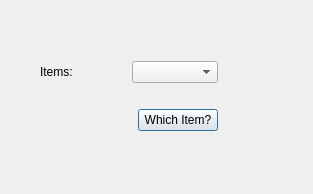
<?xml version="1.0" encoding="UTF-8"?>
<ui version="4.0">
 <class>ComboBoxDialog</class>
 <widget class="QDialog" name="ComboBoxDialog">
  <property name="geometry">
   <rect>
    <x>0</x>
    <y>0</y>
    <width>313</width>
    <height>194</height>
   </rect>
  </property>
  <property name="windowTitle">
   <string>ComboBoxDialog</string>
  </property>
  <widget class="QWidget" name="">
   <property name="geometry">
    <rect>
     <x>40</x>
     <y>41</y>
     <width>178</width>
     <height>111</height>
    </rect>
   </property>
   <layout class="QVBoxLayout" name="verticalLayout">
    <item>
     <layout class="QHBoxLayout" name="horizontalLayout">
      <item>
       <widget class="QLabel" name="label">
        <property name="text">
         <string>Items:</string>
        </property>
       </widget>
      </item>
      <item>
       <widget class="QComboBox" name="comboBox"/>
      </item>
     </layout>
    </item>
    <item>
     <layout class="QHBoxLayout" name="horizontalLayout_2">
      <item>
       <spacer name="horizontalSpacer">
        <property name="orientation">
         <enum>Qt::Horizontal</enum>
        </property>
        <property name="sizeHint" stdset="0">
         <size>
          <width>88</width>
          <height>20</height>
         </size>
        </property>
       </spacer>
      </item>
      <item>
       <widget class="QPushButton" name="pushButton">
        <property name="text">
         <string>Which Item?</string>
        </property>
       </widget>
      </item>
     </layout>
    </item>
   </layout>
  </widget>
 </widget>
 <resources/>
 <connections/>
</ui>
